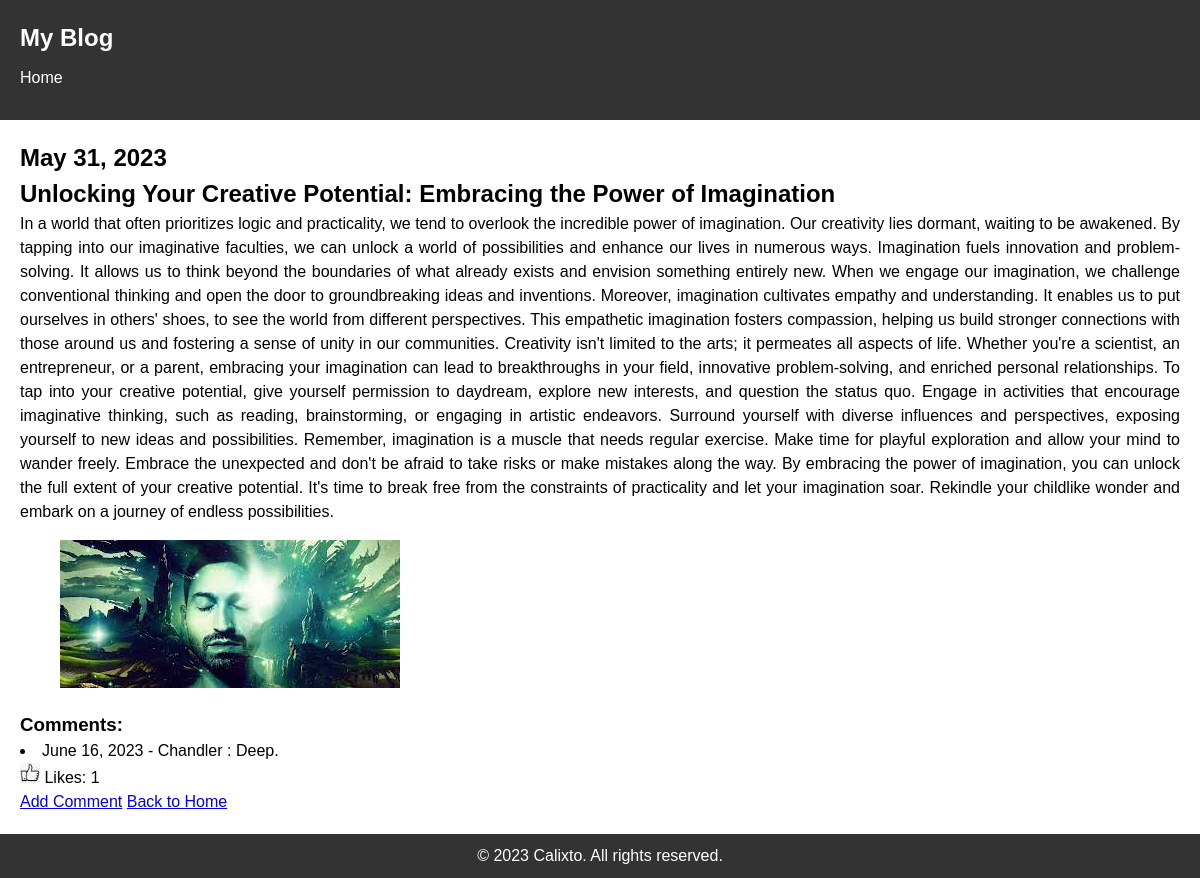
The app's page /blog/4/ with its own data.
### blog/models.py (models this page shows, shortened)
class Post(models.Model):
    post_text = models.TextField()
    post_title = models.CharField(max_length=200)
    pub_date = models.DateTimeField()
    photo = models.ImageField(upload_to='post_images/', null=True, blank=True)
    def count_likes(self):
        return self.comment_set.filter(like=True).count()

class Comment(models.Model):
    post = models.ForeignKey(Post, on_delete=models.CASCADE)
    comment_text = models.CharField(max_length=200)
    comment_date = models.DateTimeField()
    like = models.BooleanField()
    comment_name = models.CharField(max_length=50)

### blog/views.py (the view)
# urls.py: path("<int:pk>/", views.DetailView.as_view(), name="detail"),
class DetailView(generic.DetailView):
    model = Post
    template_name = "blog/detail.html"

### blog/templates/blog/detail.html
{% extends 'blog/index.html' %}
{% load static %}
{% block content %}
    <h2>{{post.pub_date|date}}</h2>
    <h2>{{post.post_title}}</h2>
    <p align="justify">  {{post.post_text}}</p>
    <figure>
    {% if post.photo %}
        <img src="{{ post.photo.url }}" alt="Post Photo">
    {% else %}
        <p>No image available</p>
    {% endif %}
    </figure>
    <h3>Comments:</h3>
    {% for comment in post.comment_set.all %}
    <li>{{ comment.comment_date|date }} - {{ comment.comment_name }} : {{ comment.comment_text }}</li>
    {% endfor %}
    <p> <img src="{% static 'blog/images/like.png' %}" alt="Like Logo" width="20" height="20"style="background-color: white;"> Likes: {{ post.count_likes }}</p>
    <a href="{% url 'blog:add_comment' post.id %}">Add Comment</a>
    <a href="{% url 'blog:index' %}">Back to Home</a>
{% endblock %}

### blog/static/blog/style.css (style rules this page uses)
body, h1, h2, h3, h4, h5, h6, p, ul, li { margin: 0; padding: 0; }
body { font-family: Arial, sans-serif; font-size: 16px; line-height: 1.5; }

### records on screen
Post: pub_date "May 31, 2023", post_title "Unlocking Your Creative Potential: Embracing the Power of Imagination", post_text "In a world that often prioritizes logic and practicality, we tend to overlook the incredible power of imagination. Our creativity lies dormant, waiting to be awakened. By tapping into our imaginative faculties, we can unlock a world of possibilities and enhance our lives in numerous ways. Imagination fuels innovation and problem-solving. It allows us to think beyond the boundaries of what already exists and envision something entirely new. When we engage our imagination, we challenge conventional thinking and open the door to groundbreaking ideas and inventions. Moreover, imagination cultivates empathy and understanding. It enables us to put ourselves in others' shoes, to see the world from…", photo (picture), count_likes "1"
Comment: comment_date "June 16, 2023", comment_name "Chandler", comment_text "Deep."
